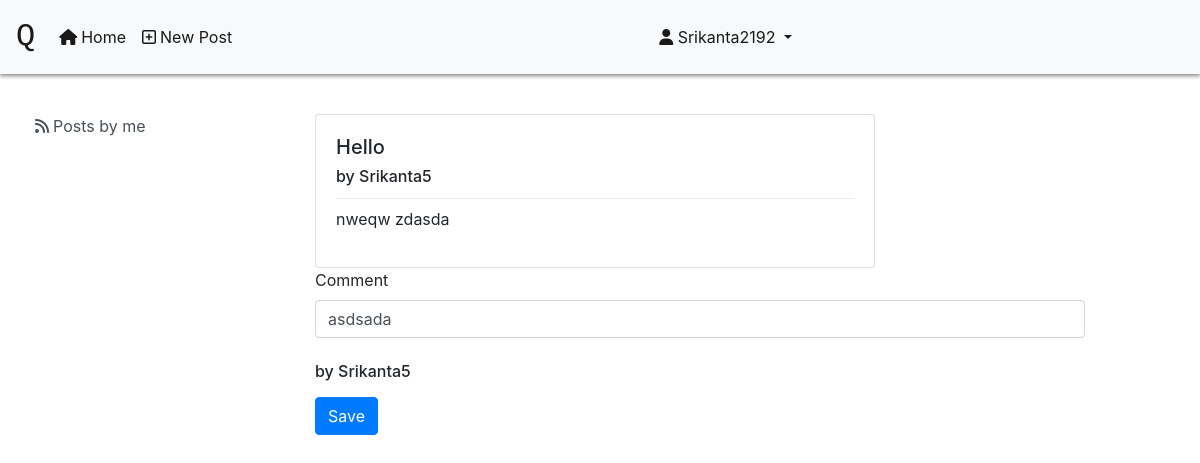
The page /quora/4/3/comment/edit/ (signed in) on the database its author committed.
### quora/models.py (models this page shows)
class Post(models.Model):
    user = models.ForeignKey(User, on_delete=models.CASCADE, default=DEFAULT_USER_ID)
    title = models.CharField(max_length=200, default="Post")
    content = models.TextField(max_length=400, default="Conetnt")
    created_at = models.DateTimeField('date post created', default=timezone.now())

class Comment(models.Model):
    content = models.TextField(max_length=1000, default="")
    by = models.ForeignKey(User, on_delete=models.CASCADE, default=DEFAULT_USER_ID)
    post = models.ForeignKey(Post, on_delete=models.CASCADE, default=DEFAULT_POST_ID)

### quora/views_function/comment/edit.py (the view, shortened to what this page needs)
class EditCommentPageView(generic.View):
    @method_decorator(login_required)
    def get(self, request, post_id, comment_id):
        template = 'quora/comment/edit.html'
        post = get_object_or_404(Post, pk=post_id)
        comment = get_object_or_404(Comment, pk=comment_id)
        user = get_user(request)
        context = {
            'post': post, 'comment': comment, 'username': user.username
        }
        if user is not None:
            return render(request, template, context)
        else:
            messages.info(request, "Login to continue")
            return render(request, "/quora/login.html")

### quora/templates/quora/comment/edit.html (shortened to what this page needs)
{% extends 'quora/index.html' %}
{% block content %}
<div class="card card_things">
    <div class="card-body">
        <div class="card-title">
            <h5>{{post.title|title}}</h5>
            <h6>by {{post.user.username|title}}</h6>
        </div>
        <div class="dropdown-divider"></div>
        <div class="card-text">
            <div class="col-sm-12 pl-0">
                <p>{{post.content}}</p>
            </div>
        </div>
    </div>
</div>
{%if comment%}
<form action="{%url 'quora:editComment' comment.id %}" method='POST'>
    <div class="form-group">
        <label for="content">Comment</label>
        <input id="content" class="form-control" name="content" value="{{comment.content}}">
        <br>
        <h6>by {{comment.by.username|title}}</h6>
    </div>
    <button type='submit' class="btn btn-primary" value="Save">Save</button>
</form>
{%endif%}
{% endblock %}

### quora/templates/quora/index.html (shortened to what this page needs)
{% load static %}
<!DOCTYPE html>
<html lang="en">
<head>
    <link rel="stylesheet" href="{% static 'quora/style.css' %}">
    <link rel="stylesheet" href="https://stackpath.bootstrapcdn.com/bootstrap/4.3.1/css/bootstrap.min.css"
>
</head>
<body class="body_class" >
    <nav class="navbar navbar-expand-lg navbar-light bg-light nav_details pl-12">
        <a class="navbar-brand q_anchor" href="{% url 'quora:index'%}">Q</a>
        <div class="collapse navbar-collapse" id="navbarSupportedContent">
            <ul class="navbar-nav mr-auto">
                <li class="nav-item active">
                    <a class="nav-link" href="{% url 'quora:index' %}"><i class="fas fa-home mr-1"></i>Home </a>
                </li>
                <li class="nav-item">
                    <a class="nav-link active" href="{% url 'quora:createPostPage' %}"><i
                            class="far fa-plus-square mr-1">
                        </i>New Post</i></a>
                </li>
            </ul>
            <ul class="nav navbar-nav navbar-right login_details">
                {% if username %}
                <li class="nav-item dropdown active">
                    <a class="nav-link dropdown-toggle" href="#" id="navbarDropdown" role="button"
                        data-toggle="dropdown" aria-haspopup="true" aria-expanded="false">
                        <i class="fas fa-user"></i> {{username|title}}
                    </a>
                </li>
                {% endif %}
            </ul>
        </div>
    </nav>
    <div class="container-fluid">
        <div class="row pl-10">
            <div class="col-sm-3 pt-1">
               {% if username %}
                <ul class="list-group list-group-flush side_details_list mt-4 pl-6">
                    <a href="{% url 'quora:userPosts' username %}"
                        class="list-group-item list-group-item-action side_details_list_item"><i
                            class="fas fa-rss mr-1"></i>Posts by me</a>
                </ul>
                {% endif %}
            </div>
            <div class="col-sm-8">
                {% block content %}{%endblock%}
            </div>
        </div>
    </div>
</body>
</html>

### quora/static/quora/style.css (style rules this page uses)
.body_class { background: #ffffff }
.card_things { width: 35rem; margin-top:2.5rem; }
.q_anchor { font-family:monospace; font-size:2rem !important; }
.login_details { padding-right: 24rem; }
.nav_details { box-shadow: 0 2px 4px #888888; }
.side_details_list { width:20rem; }
.side_details_list_item { font-size: 1rem ; }

### rows shown on the page
Post: title "Hello", user.username "Srikanta5", content "nweqw zdasda"
Comment: content "asdsada", by.username "Srikanta5"

### other values the page prints
{{ username|title }} "Srikanta2192"
